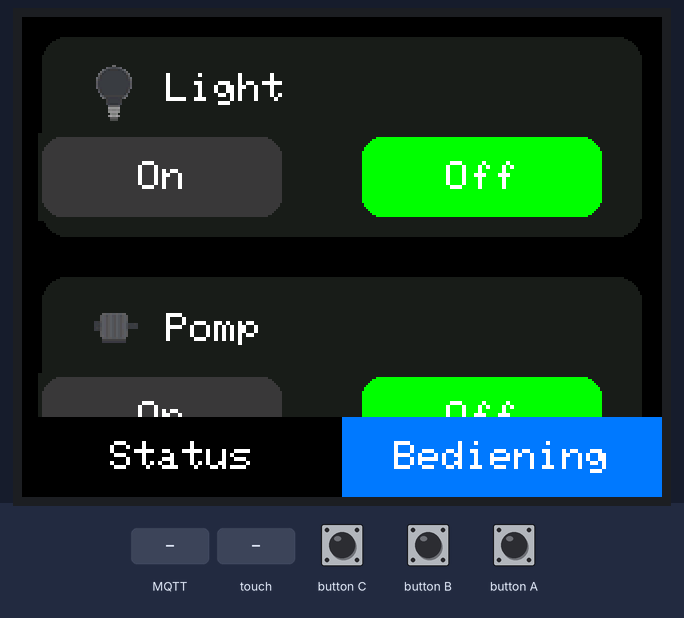
This program was run on a simulated ESP32-S3. On the bench: 320×240 colour display. Inputs (shaded band) come from the test bench. WiFi joins after 1.5 s; servers stay silent unless stated; no MQTT or app messages arrive unless stated; not simulated (calls return 0 or success): secrets.h; what the program prints to the serial monitor is not drawn.

Above: at 3.6 s.
3.7 s: MQTT message "ON" arrives on the first subscribed topic
At 4.1 s:
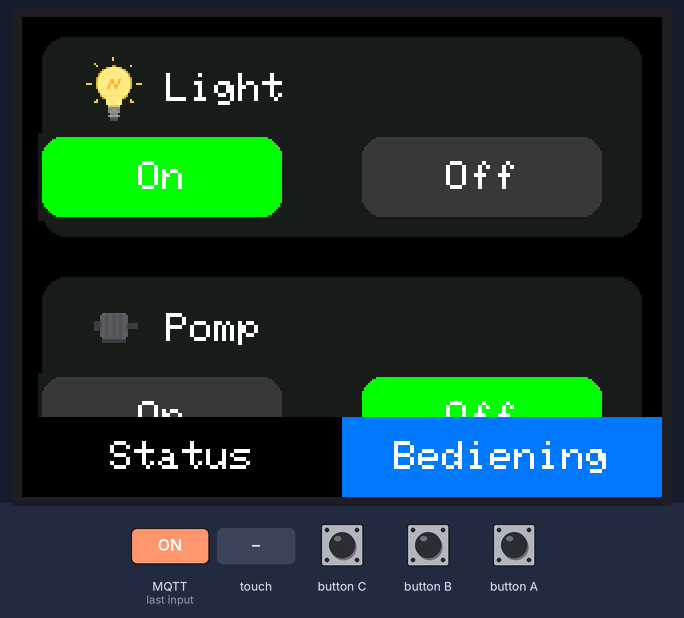
5.2 s: touch panel pressed at 62 % / 30 % of its raw x / y range
At 6.5 s:
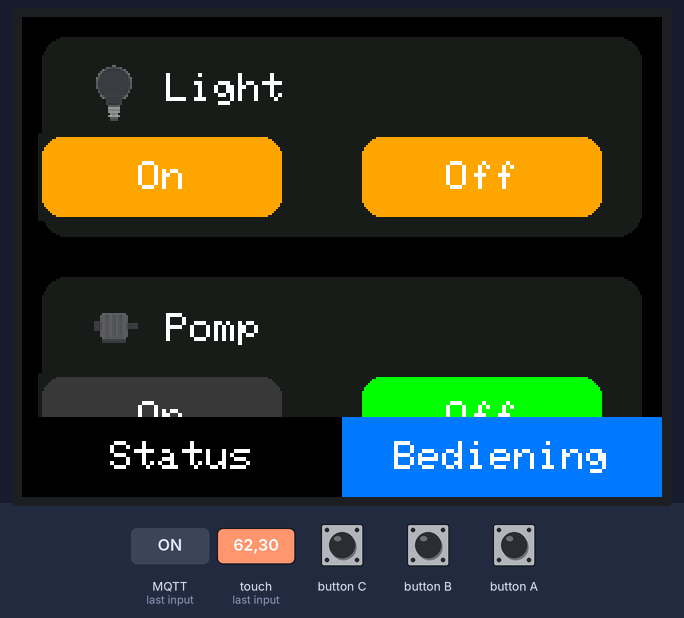
8.2 s: touch panel pressed at 13 % / 90 % of its raw x / y range
At 8.9 s:
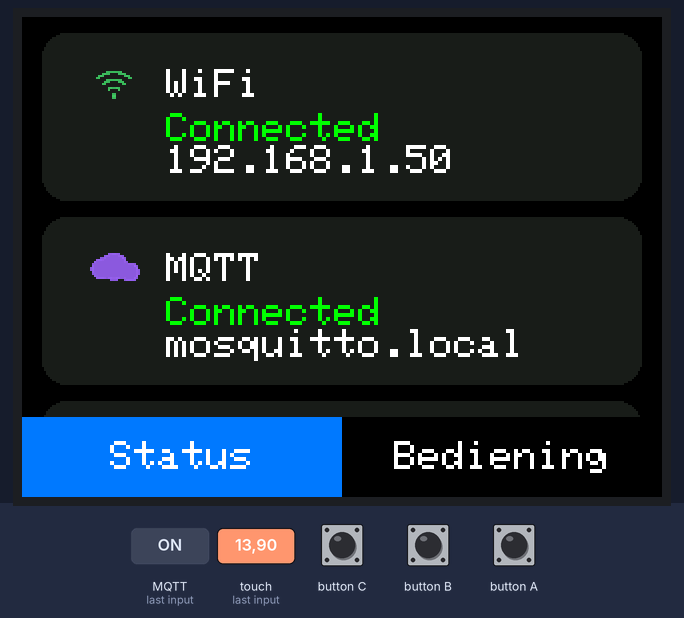
11.2 s: MQTT message "ON" arrives on the second subscribed topic
12.9 s: MQTT message "0" arrives on the first subscribed topic
At 13.7 s:
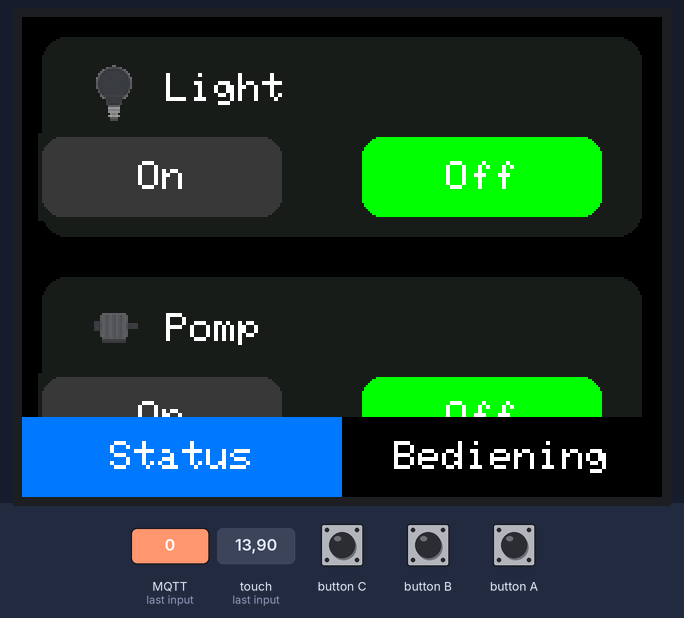
14.6 s: MQTT message "0" arrives on the second subscribed topic
At 16.2 s:
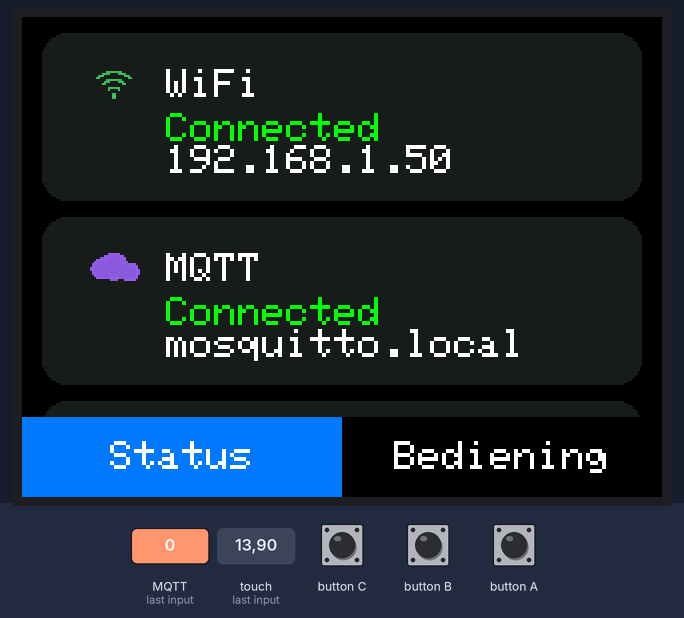
Timing chart, 0 to 17.3 s (numbered marks = the images above; inputs shaded):
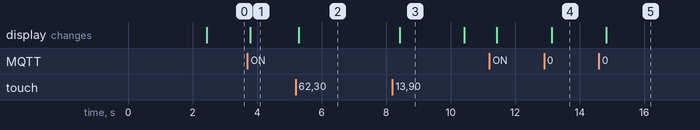

Measured:
- after the input at 3.7 s, the display: changes after 0.10 s (image 1)
- after the input at 5.2 s, the display: changes after 0.10 s (image 2)
- after the input at 8.2 s, the display: changes after 0.23 s (image 3)
- after the input at 12.9 s, the display: changes after 0.23 s (image 4)
- after the input at 14.6 s, the display: changes after 0.23 s (image 5)
- what the display in image 3 shows lasts 2.0 s, from 8.4 s to 10.4 s

The program:

main.cpp
```cpp
#include <M5Unified.h>

#include "wifi_conn.h"
#include "mqtt_conn.h"

#include "panel.h"
#include "scroll.h"

void setup()
{
  Serial.begin(115200);

  auto cfg = M5.config();
  M5.begin(cfg);

  panels.begin();

  connectWifi();
  connectMqtt();

  panels.drawPanels();
}

void loop()
{
  M5.update();

  ensureMqttConnected();

  MqttClient.loop();

  panels.handleTabtouch();

  if (currentScreen == SCREEN_BEDIENING)
  {
    scroller.handleScroll(panels, [&]()
                          { panels.drawPanels(); });

    panels.handlePanelTouch(lightPanel);
    panels.handlePanelTouch(pompPanel);
    panels.handlePanelTouch(windowPanel);
  }
  else
  {
    scroller.handleScroll(panels, [&]()
                          { panels.drawStatusScreen(); });
  }
  panels.checkAllTimeouts();
}
```

ca_cert.h
```cpp
#pragma once

inline const char*  ca_cert = "-----BEGIN CERTIFICATE-----\n"
"MIIEDzCCAnegAwIBAgIUJUze/8btxBetE3Epg3RjqU6J/j8wDQYJKoZIhvcNAQEL\n"
"BQAwFzEVMBMGA1UEAwwMR3JlZW5ob3VzZUNBMB4XDTI2MDcyNDExMzkxNVoXDTM2\n"
"MDcyMTExMzkxNVowFzEVMBMGA1UEAwwMR3JlZW5ob3VzZUNBMIIBojANBgkqhkiG\n"
"9w0BAQEFAAOCAY8AMIIBigKCAYEA6V3jzcoEPXnVbH9uKIp3NZGTyC6FkhAWcwuw\n"
"j+hayrOUQtdX34yH0rUXD7Ikz85+JtxpfxOTrAI+WmHGFWPCtz7e9MSD36WXhAhc\n"
"HWhsA2mH9au6vw9tspnHrRWB3k2vU6gGexzCtujIY38TvJ0StD+0UY4WdM7ykSsd\n"
"JafBlc62jdqiyQa2rLu2CfAfQ6O0ymskhGYge3HWAkK2ZlzTVBS6ihEON0pa8ikL\n"
"NCSsXa2I/WgKf1HUp7ct5sHrLbDccPsT1Y8miaEgHB5bWFPPBd11Ro+lzyKwk/d0\n"
"q/BXN+aHV53E6tx3soKxdvTH7OnuV3FbRIsqGfEG1c4l4LxSPOU7Tb9RdixQBxQE\n"
"zChRgAJqf5RA3jpW7LoJDUl61kahDDv0l39LkR9l0ISuzXPpxRN1W//rkB32aT5a\n"
"53CC9/BzjwylSMI3MtIlYk3GGNjTat1v82rMkNmsO8dJ6/ajuV0qmmhzYeOywayS\n"
"BF1MTDxoRKByveZ+UDmgbgrUzNflAgMBAAGjUzBRMB0GA1UdDgQWBBQi08Ghue16\n"
"NGzPIX/6Qs7u/p15fzAfBgNVHSMEGDAWgBQi08Ghue16NGzPIX/6Qs7u/p15fzAP\n"
"BgNVHRMBAf8EBTADAQH/MA0GCSqGSIb3DQEBCwUAA4IBgQCb7x9+Gb8bUOp0zX0/\n"
"8D8SHfjq7aD9EaWPVeDclErYI6cTTJR16scbbKMLw55DA8v6Byi+89qqpBUl327P\n"
"I7wOfl8p0QTn3cQ93L15Imkz3ixlcM7gK8xPL9HvqWeq+CztHj4IppXFeuyU6ZMK\n"
"vrat8NhvkWJccY1KtcqDd3yY+I+KCFpKdw8kUq7J6dI5RmQtJDH7c/5vpDvaSQB6\n"
"F0qU2c3MDt9USPBHpjCtcJKipwyspN+hqrdStIRAme7gw0r3H+wEeL2FBOIWp4he\n"
"+j4A0DB5VERZnbyW3L60yOYJZCzQZGEzOWJDhyHlQEe+THrX3jj7rYus4QbABZcx\n"
"yiImQ5E+b9dW2PWPprTd4kqMZdY8X8nASmH+SXj98aT7Y52bJ8RKvMqYBd7jsDpf\n"
"WI+TPKj0zFQIJbGuUPSRXM7NOnLAdgwuEbs8jc+QJ/aMdHbIXZdX4yeouMpjo6Ri\n"
"SsTP/7TOEwTjzVcDrjPssJW7mN3o3W3nPi3z/LqjcgCmSaE=\n"
"-----END CERTIFICATE-----\n"; 
```

light_off.h
```cpp
// --- Lamp icoon (32x32, RGB565) - Vrijgemaakt van anti-alias pixels ---
const uint16_t lightIcon[1024] = {
65535, 65535, 65535, 65535, 65535, 65535, 65535, 65535, 65535, 65535, 65535, 65535, 65535, 65535, 65535, 65535, 65535, 65535, 65535, 65535, 65535, 65535, 65535, 65535, 65535, 65535, 65535, 65535, 65535, 65535, 65535, 65535,
65535, 65535, 65535, 65535, 65535, 65535, 65535, 65535, 65535, 65535, 65535, 65535, 65535, 65535, 65535, 65535, 65535, 65535, 65535, 65535, 65535, 65535, 65535, 65535, 65535, 65535, 65535, 65535, 65535, 65535, 65535, 65535,
65535, 65535, 65535, 65535, 65535, 65535, 65535, 65535, 65535, 65535, 65535, 65535, 65535, 65535, 65535, 65535, 65535, 65535, 65535, 65535, 65535, 65535, 65535, 65535, 65535, 65535, 65535, 65535, 65535, 65535, 65535, 65535,
65535, 65535, 65535, 65535, 65535, 65535, 65535, 65535, 65535, 65535, 65535, 65535, 65535, 65535, 65535, 65535, 65535, 65535, 65535, 65535, 65535, 65535, 65535, 65535, 65535, 65535, 65535, 65535, 65535, 65535, 65535, 65535,
65535, 65535, 65535, 65535, 65535, 65535, 65535, 65535, 65535, 65535, 65535, 65535, 65535, 65535, 65535, 27469, 27469, 65535, 65535, 65535, 65535, 65535, 65535, 65535, 65535, 65535, 65535, 65535, 65535, 65535, 65535, 65535,
65535, 65535, 65535, 65535, 65535, 65535, 65535, 65535, 65535, 65535, 65535, 65535, 25357, 21163, 19050, 16937, 16937, 19050, 21163, 25357, 65535, 65535, 65535, 65535, 65535, 65535, 65535, 65535, 65535, 65535, 65535, 65535,
65535, 65535, 65535, 65535, 65535, 65535, 65535, 65535, 65535, 65535, 27502, 21163, 14824, 12711, 14791, 14791, 14791, 14791, 12711, 14824, 21163, 27502, 65535, 65535, 65535, 65535, 65535, 65535, 65535, 65535, 65535, 65535,
65535, 65535, 65535, 65535, 65535, 65535, 65535, 65535, 65535, 27469, 19050, 12711, 14824, 14824, 14824, 14824, 14824, 14824, 14824, 14824, 12711, 19050, 27469, 65535, 65535, 65535, 65535, 65535, 65535, 65535, 65535, 65535,
65535, 65535, 65535, 65535, 65535, 65535, 65535, 65535, 27502, 21130, 12711, 14824, 14824, 14824, 14824, 14824, 14824, 14824, 14824, 14824, 14824, 12711, 21130, 27502, 65535, 65535, 65535, 65535, 65535, 65535, 65535, 65535,
65535, 65535, 65535, 65535, 65535, 65535, 65535, 65535, 23243, 14791, 14824, 14824, 14824, 14824, 14824, 14824, 14824, 14824, 14824, 14824, 14824, 14824, 14791, 23243, 65535, 65535, 65535, 65535, 65535, 65535, 65535, 65535,
65535, 65535, 65535, 65535, 65535, 65535, 65535, 27502, 19050, 14791, 14824, 14824, 14824, 14824, 14824, 14824, 14824, 14824, 14824, 14824, 14824, 14824, 14791, 19050, 27502, 65535, 65535, 65535, 65535, 65535, 65535, 65535,
65535, 65535, 65535, 65535, 65535, 65535, 65535, 25356, 16904, 14792, 14824, 14824, 14824, 14824, 14824, 14824, 14824, 14824, 14824, 14824, 14824, 14824, 14792, 16904, 25356, 65535, 65535, 65535, 65535, 65535, 65535, 65535,
65535, 65535, 65535, 65535, 65535, 65535, 65535, 23244, 14824, 14824, 14824, 14824, 14824, 14824, 14824, 14824, 14824, 14824, 14824, 14824, 14824, 14824, 14824, 14824, 23244, 65535, 65535, 65535, 65535, 65535, 65535, 65535,
65535, 65535, 65535, 65535, 65535, 65535, 65535, 23243, 14792, 14824, 14824, 14824, 14824, 14824, 14824, 14824, 14824, 14824, 14824, 14824, 14824, 14824, 14824, 14792, 23243, 65535, 65535, 65535, 65535, 65535, 65535, 65535,
65535, 65535, 65535, 65535, 65535, 65535, 65535, 23244, 14824, 14824, 14824, 14824, 14824, 14824, 14824, 14824, 14824, 14824, 14824, 14824, 14824, 14824, 14824, 14824, 23244, 65535, 65535, 65535, 65535, 65535, 65535, 65535,
65535, 65535, 65535, 65535, 65535, 65535, 65535, 25357, 16904, 14792, 14824, 14824, 14824, 14824, 14824, 14824, 14824, 14824, 14824, 14824, 14824, 14824, 14792, 16904, 25357, 65535, 65535, 65535, 65535, 65535, 65535, 65535,
65535, 65535, 65535, 65535, 65535, 65535, 65535, 65535, 19050, 14791, 14824, 14824, 14824, 14824, 14824, 14824, 14824, 14824, 14824, 14824, 14824, 14824, 14791, 19050, 65535, 65535, 65535, 65535, 65535, 65535, 65535, 65535,
65535, 65535, 65535, 65535, 65535, 65535, 65535, 65535, 23244, 14791, 14824, 14824, 14824, 14824, 14824, 14824, 14824, 14824, 14824, 14824, 14824, 14824, 14791, 23244, 65535, 65535, 65535, 65535, 65535, 65535, 65535, 65535,
65535, 65535, 65535, 65535, 65535, 65535, 65535, 65535, 65535, 21163, 12711, 14824, 14824, 14824, 14824, 14824, 14824, 14824, 14824, 14824, 14824, 12711, 21163, 65535, 65535, 65535, 65535, 65535, 65535, 65535, 65535, 65535,
65535, 65535, 65535, 65535, 65535, 65535, 65535, 65535, 65535, 27502, 21163, 16904, 16904, 16904, 16904, 16904, 16904, 16904, 16904, 16904, 16904, 21163, 27502, 65535, 65535, 65535, 65535, 65535, 65535, 65535, 65535, 65535,
65535, 65535, 65535, 65535, 65535, 65535, 65535, 65535, 65535, 65535, 29582, 21163, 14791, 14824, 14792, 14792, 14792, 14792, 14824, 14791, 21163, 29582, 65535, 65535, 65535, 65535, 65535, 65535, 65535, 65535, 65535, 65535,
65535, 65535, 65535, 65535, 65535, 65535, 65535, 65535, 65535, 65535, 65535, 65535, 16904, 14792, 14824, 14824, 14824, 14824, 14792, 16904, 65535, 65535, 65535, 65535, 65535, 65535, 65535, 65535, 65535, 65535, 65535, 65535,
65535, 65535, 65535, 65535, 65535, 65535, 65535, 65535, 65535, 65535, 65535, 65535, 16904, 14824, 14824, 14824, 14824, 14824, 14824, 16904, 65535, 65535, 65535, 65535, 65535, 65535, 65535, 65535, 65535, 65535, 65535, 65535,
65535, 65535, 65535, 65535, 65535, 65535, 65535, 65535, 65535, 65535, 65535, 65535, 16937, 14792, 12711, 12711, 12711, 12711, 14792, 16937, 65535, 65535, 65535, 65535, 65535, 65535, 65535, 65535, 65535, 65535, 65535, 65535,
65535, 65535, 65535, 65535, 65535, 65535, 65535, 65535, 65535, 65535, 65535, 65535, 65535, 23276, 23243, 23243, 23243, 23243, 23276, 65535, 65535, 65535, 65535, 65535, 65535, 65535, 65535, 65535, 65535, 65535, 65535, 65535,
65535, 65535, 65535, 65535, 65535, 65535, 65535, 65535, 65535, 65535, 65535, 65535, 65535, 40147, 38066, 38066, 38066, 38066, 40147, 65535, 65535, 65535, 65535, 65535, 65535, 65535, 65535, 65535, 65535, 65535, 65535, 65535,
65535, 65535, 65535, 65535, 65535, 65535, 65535, 65535, 65535, 65535, 65535, 65535, 65535, 31727, 33808, 31727, 31727, 33808, 31727, 65535, 65535, 65535, 65535, 65535, 65535, 65535, 65535, 65535, 65535, 65535, 65535, 65535,
65535, 65535, 65535, 65535, 65535, 65535, 65535, 65535, 65535, 65535, 65535, 65535, 65535, 35953, 38066, 38034, 38034, 38066, 35953, 65535, 65535, 65535, 65535, 65535, 65535, 65535, 65535, 65535, 65535, 65535, 65535, 65535,
65535, 65535, 65535, 65535, 65535, 65535, 65535, 65535, 65535, 65535, 65535, 65535, 65535, 65535, 33840, 31727, 31727, 33840, 65535, 65535, 65535, 65535, 65535, 65535, 65535, 65535, 65535, 65535, 65535, 65535, 65535, 65535,
65535, 65535, 65535, 65535, 65535, 65535, 65535, 65535, 65535, 65535, 65535, 65535, 65535, 35921, 42260, 38066, 38066, 42260, 35921, 65535, 65535, 65535, 65535, 65535, 65535, 65535, 65535, 65535, 65535, 65535, 65535, 65535,
65535, 65535, 65535, 65535, 65535, 65535, 65535, 65535, 65535, 65535, 65535, 65535, 65535, 65535, 23243, 23243, 23243, 23243, 65535, 65535, 65535, 65535, 65535, 65535, 65535, 65535, 65535, 65535, 65535, 65535, 65535, 65535,
65535, 65535, 65535, 65535, 65535, 65535, 65535, 65535, 65535, 65535, 65535, 65535, 65535, 65535, 19049, 19049, 19049, 19049, 65535, 65535, 65535, 65535, 65535, 65535, 65535, 65535, 65535, 65535, 65535, 65535, 65535, 65535,
}; 
```

light_on.h
```cpp
#pragma once
#include <cstdint>
// Lamp icoon AAN (32x32, RGB565) - witte achtergrond = transparant (0xFFFF)
const uint16_t lightIconOn[1024] = {
  65535, 65535, 65535, 65535, 65535, 65535, 65535, 65535, 65535, 65535, 65535, 65535, 65535, 65535, 65535, 65063, 65535, 65535, 65535, 65535, 65535, 65535, 65535, 65535, 65535, 65535, 65535, 65535, 65535, 65535, 65535, 65535,
  65535, 65535, 65535, 65535, 65535, 65535, 65535, 65535, 65535, 65535, 65535, 65535, 65535, 65535, 65535, 65063, 65535, 65535, 65535, 65535, 65535, 65535, 65535, 65535, 65535, 65535, 65535, 65535, 65535, 65535, 65535, 65535,
  65535, 65535, 65535, 65535, 65535, 65535, 65535, 65535, 65535, 65535, 65535, 65535, 65535, 65535, 65535, 65535, 65535, 65535, 65535, 65535, 65535, 65535, 65535, 65535, 65535, 65535, 65535, 65535, 65535, 65535, 65535, 65535,
  65535, 65535, 65535, 65535, 65535, 65535, 65063, 65535, 65535, 65535, 65535, 65535, 65535, 65535, 65535, 65535, 65535, 65535, 65535, 65535, 65535, 65535, 65535, 65535, 65535, 65535, 65535, 65535, 65535, 65535, 65535, 65535,
  65535, 65535, 65535, 65535, 65535, 65535, 65535, 65063, 65535, 65535, 65535, 65535, 65535, 65535, 65535, 52484, 52452, 65535, 65535, 65535, 65535, 65535, 65535, 65535, 65095, 65535, 65535, 65535, 65535, 65535, 65535, 65535,
  65535, 65535, 65535, 65535, 65535, 65535, 65535, 65535, 65535, 65535, 65535, 65535, 56710, 63115, 65358, 65391, 65391, 65358, 63115, 56710, 65535, 65535, 65535, 65535, 65535, 65535, 65535, 65535, 65535, 65535, 65535, 65535,
  65535, 65535, 65535, 65535, 65535, 65535, 65535, 65535, 65535, 65535, 52451, 65228, 65457, 65425, 65393, 65392, 65392, 65393, 65425, 65457, 65228, 54499, 65535, 65535, 65535, 65535, 65535, 65535, 65535, 65535, 65535, 65535,
  65535, 65535, 65535, 65535, 65535, 65535, 65535, 65535, 65535, 52451, 65358, 65425, 65360, 65360, 65360, 65360, 65360, 65360, 65360, 65360, 65425, 65358, 52451, 65535, 65535, 65535, 65535, 65535, 65535, 65535, 65535, 65535,
  65535, 65535, 65535, 65535, 65535, 65535, 65535, 65535, 50306, 65325, 65425, 65359, 65360, 65360, 65360, 65360, 65360, 65360, 65360, 65360, 65359, 65425, 65325, 50306, 65535, 65535, 65535, 65535, 65535, 65535, 65535, 65535,
  65535, 65535, 65535, 65535, 65535, 65535, 65535, 65535, 58856, 65457, 65359, 65360, 65360, 65360, 65360, 65360, 65360, 65360, 65392, 65392, 65360, 65359, 65457, 58856, 65535, 65535, 65535, 65535, 65535, 65535, 65535, 65535,
  65535, 65535, 65535, 65535, 65535, 65535, 65535, 50306, 65358, 65393, 65360, 65360, 65360, 65360, 65392, 65360, 65360, 65392, 65327, 65262, 65392, 65360, 65393, 65358, 50306, 65535, 65535, 65535, 65535, 65535, 65535, 65535,
  65535, 65535, 65535, 65535, 65535, 65535, 65535, 54597, 65424, 65360, 65360, 65360, 65360, 65425, 65001, 64936, 65425, 65425, 64968, 65099, 65425, 65360, 65360, 65424, 54597, 65535, 65535, 65535, 65535, 65535, 65535, 65535,
  65535, 65535, 65535, 65535, 65535, 65535, 65535, 56743, 65425, 65360, 65360, 65360, 65392, 65327, 64839, 64838, 65327, 65327, 64838, 65392, 65360, 65360, 65360, 65425, 56743, 65535, 65535, 65535, 65535, 65535, 65535, 65535,
  65535, 65535, 65095, 65095, 65095, 65535, 65535, 56776, 65425, 65360, 65360, 65360, 65425, 65034, 65099, 65131, 65099, 65066, 65066, 65425, 65360, 65360, 65360, 65425, 56776, 65535, 65535, 65095, 65095, 65095, 65535, 65535,
  65535, 65535, 65535, 65535, 65535, 65535, 65535, 56743, 65425, 65360, 65360, 65360, 65392, 64839, 65327, 65359, 64806, 64838, 65360, 65392, 65360, 65360, 65360, 65425, 56743, 65535, 65535, 65535, 65535, 65535, 65535, 65535,
  65535, 65535, 65535, 65535, 65535, 65535, 65535, 54565, 65424, 65360, 65360, 65425, 65099, 64969, 65425, 65425, 64969, 65066, 65425, 65360, 65360, 65360, 65360, 65424, 54565, 65535, 65535, 65535, 65535, 65535, 65535, 65535,
  65535, 65535, 65535, 65535, 65535, 65535, 65535, 65535, 65325, 65393, 65360, 65392, 65262, 65327, 65392, 65360, 65392, 65392, 65360, 65360, 65360, 65360, 65393, 65325, 65535, 65535, 65535, 65535, 65535, 65535, 65535, 65535,
  65535, 65535, 65535, 65535, 65535, 65535, 65535, 65535, 56743, 65457, 65360, 65360, 65392, 65392, 65360, 65392, 65360, 65360, 65392, 65392, 65360, 65360, 65457, 56743, 65535, 65535, 65535, 65535, 65535, 65535, 65535, 65535,
  65535, 65535, 65535, 65535, 65535, 65535, 65535, 65535, 65535, 65260, 65457, 65359, 65359, 65359, 65359, 65359, 65359, 65359, 65359, 65359, 65359, 65457, 65260, 65535, 65535, 65535, 65535, 65535, 65535, 65535, 65535, 65535,
  65535, 65535, 65535, 65535, 65535, 65535, 65535, 65535, 65535, 52419, 65292, 65294, 65294, 65294, 65294, 65294, 65294, 65294, 65294, 65294, 65294, 65292, 52419, 65535, 65535, 65535, 65535, 65535, 65535, 65535, 65535, 65535,
  65535, 65535, 65535, 65535, 65535, 65535, 65535, 65535, 65535, 65535, 52354, 63115, 65425, 65360, 65392, 65392, 65392, 65392, 65360, 65425, 63115, 52386, 65535, 65535, 65535, 65535, 65535, 65535, 65535, 65535, 65535, 65535,
  65535, 65535, 65535, 65535, 65535, 65535, 65535, 65063, 65535, 65535, 65535, 65535, 65424, 65360, 65360, 65360, 65360, 65360, 65360, 65424, 65535, 65535, 65535, 65535, 65063, 65535, 65535, 65535, 65535, 65535, 65535, 65535,
  65535, 65535, 65535, 65535, 65535, 65535, 65095, 65095, 65535, 65535, 65535, 65535, 65294, 65424, 65360, 65360, 65360, 65360, 65424, 65294, 65535, 65535, 65535, 65535, 65095, 65063, 65535, 65535, 65535, 65535, 65535, 65535,
  65535, 65535, 65535, 65535, 65535, 65535, 65535, 65535, 65535, 65535, 65535, 65535, 65261, 65521, 65424, 65424, 65424, 65424, 65521, 65261, 65535, 65535, 65535, 65535, 65535, 65535, 65535, 65535, 65535, 65535, 65535, 65535,
  65535, 65535, 65535, 65535, 65535, 65535, 65535, 65535, 65535, 65535, 65535, 65535, 65535, 54929, 54832, 54832, 54832, 54832, 54929, 65535, 65535, 65535, 65535, 65535, 65535, 65535, 65535, 65535, 65535, 65535, 65535, 65535,
  65535, 65535, 65535, 65535, 65535, 65535, 65535, 65535, 65535, 65535, 65535, 65535, 65535, 35954, 35922, 35953, 35953, 35922, 35954, 65535, 65535, 65535, 65535, 65535, 65535, 65535, 65535, 65535, 65535, 65535, 65535, 65535,
  65535, 65535, 65535, 65535, 65535, 65535, 65535, 65535, 65535, 65535, 65535, 65535, 65535, 33807, 33840, 40078, 44237, 33840, 33807, 65535, 65535, 65535, 65535, 65535, 65535, 65535, 65535, 65535, 65535, 65535, 65535, 65535,
  65535, 65535, 65535, 65535, 65535, 65535, 65535, 65535, 65535, 65535, 65535, 65535, 65535, 35953, 38066, 38034, 35986, 38066, 35953, 65535, 65535, 65535, 65535, 65535, 65535, 65535, 65535, 65535, 65535, 65535, 65535, 65535,
  65535, 65535, 65535, 65535, 65535, 65535, 65535, 65535, 65535, 65535, 65535, 65535, 65535, 65535, 33840, 33775, 33807, 33840, 65535, 65535, 65535, 65535, 65535, 65535, 65535, 65535, 65535, 65535, 65535, 65535, 65535, 65535,
  65535, 65535, 65535, 65535, 65535, 65535, 65535, 65535, 65535, 65535, 65535, 65535, 65535, 35921, 42260, 38066, 38066, 42260, 35921, 65535, 65535, 65535, 65535, 65535, 65535, 65535, 65535, 65535, 65535, 65535, 65535, 65535,
  65535, 65535, 65535, 65535, 65535, 65535, 65535, 65535, 65535, 65535, 65535, 65535, 65535, 65535, 23243, 23243, 23243, 23243, 65535, 65535, 65535, 65535, 65535, 65535, 65535, 65535, 65535, 65535, 65535, 65535, 65535, 65535,
  65535, 65535, 65535, 65535, 65535, 65535, 65535, 65535, 65535, 65535, 65535, 65535, 65535, 65535, 19049, 19049, 19049, 19049, 65535, 65535, 65535, 65535, 65535, 65535, 65535, 65535, 65535, 65535, 65535, 65535, 65535, 65535,
};
const int lightIconOn_width = 32;
const int lightIconOn_height = 32;
```

mqtt_conn.h
```cpp
#pragma once

#include "WiFi.h"
#include <PubSubClient.h>
#include "secrets.h"
#include "ca_cert.h"
#include "WiFiClientSecure.h"
#include "panel.h"

extern WiFiClientSecure espClientM5;
extern PubSubClient MqttClient;
extern const char* MQTT_SERVER;
extern MoistureLevel currentMoistureLevel;
extern String lastMoistureValue;

bool connectMqtt();
void ensureMqttConnected();

// Gedefinieerd in greenhousev2-m5.ino, want die past lightPanel.state aan
void mqttCallback(char* topic, byte* payload, unsigned int length);
```

scroll.h
```cpp
#pragma once
#include <M5Unified.h>

class PanelSystem;

class ScrollSystem {
private:
  int touchStartY = 0;
  int scrollStartOffSet = 0;
  bool isDragging = false;

public:
  void handleScroll(PanelSystem& panels, std::function<void()> redrawAll);
};
 
```

wifi_conn.h
```cpp
#pragma once

#include "secrets.h"

void connectWifi(); 
```

Source omitted: mqtt_connected.h (7457 bytes), mqtt_disconnected.h (7466 bytes), panel.h (2806 bytes), pump_off.h (7438 bytes), pump_on.h (7383 bytes), wifi_connected.h (7457 bytes), wifi_disconnected.h (7466 bytes), window_closed.h (7453 bytes), window_open.h (7447 bytes), mqtt_conn.cpp (1570 bytes), mqtt_handlers.cpp (1178 bytes), panel.cpp (9020 bytes) and 3 more
